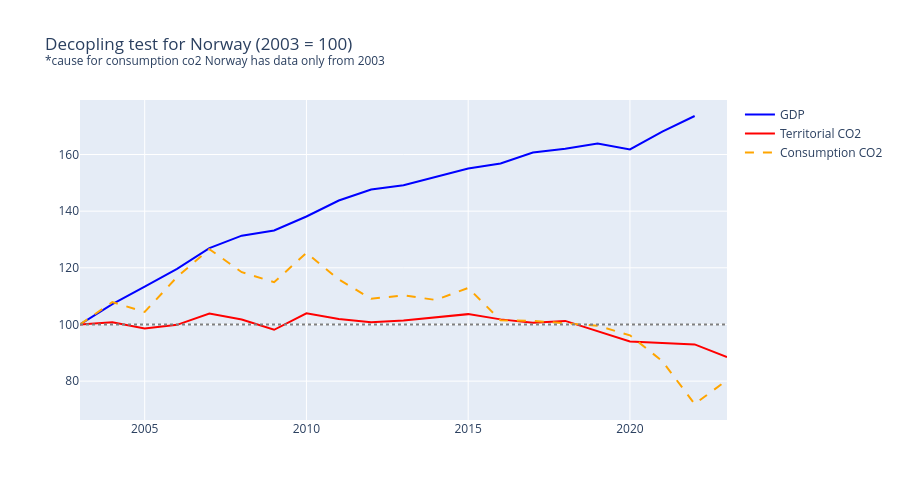

Notebook code cell kept with this figure:
### Code cell
# Special one for Norway
query = """
    SELECT 
        c.name as country,
        c.iso_code,
        e.year,
        e.co2_total,
        e.consumption_co2,
        e.gdp,
        e.population
    FROM 
        emissions e
    JOIN 
        countries c ON c.id = e.country_id
    WHERE 
        e.year BETWEEN :start AND :end AND c.iso_code = 'NOR'
    ORDER BY 
        c.iso_code, 
        e.year
"""

with engine.connect() as conn:
    df_nor = pd.read_sql(
        text(query),
        conn,
        params={
            'start': 2003,
            'end': DECOUPLING_END_YEAR
        }
    )

nor = build_index(df_nor, 2003).copy()

fig = go.Figure()
fig.add_trace(go.Scatter(
    x=nor['year'], 
    y=nor['gdp_index'],
    name='GDP', 
    line=dict(color='blue', width=2)
))
fig.add_trace(go.Scatter(
    x=nor['year'], 
    y=nor['co2_index'],
    name='Territorial CO2', 
    line=dict(color='red', width=2)
))
fig.add_trace(go.Scatter(
    x=nor['year'], 
    y=nor['consumption_co2_index'],
    name='Consumption CO2', 
    line=dict(color='orange', width=2, dash='dash')
))
fig.add_hline(y=100, line_dash='dot', line_color='gray')

fig.update_layout(
    height=500,
    title_text='Decopling test for Norway (2003 = 100)<br>'
               '<sup>*cause for consumption co2 Norway has data only from 2003</sup>'
)
fig.show()

### Figure 1 — Plotly figure (JSON) as saved in the notebook; plotly's stock layout.template omitted (floating-point values rounded to 4 significant figures)
{"data": [{"line": {"color": "blue", "width": 2}, "name": "GDP", "type": "scatter", "x": [2003, 2004, 2005, 2006, 2007, 2008, 2009, 2010, 2011, 2012, 2013, 2014, 2015, 2016, 2017, 2018, 2019, 2020, 2021, 2022, 2023], "y": [100.0, 107.2, 113.3, 119.7, 126.9, 131.3, 133.2, 138.1, 143.8, 147.7, 149.2, 152.2, 155.0, 156.8, 160.7, 162.0, 163.9, 161.8, 168.1, 173.6, NaN]}, {"line": {"color": "red", "width": 2}, "name": "Territorial CO2", "type": "scatter", "x": [2003, 2004, 2005, 2006, 2007, 2008, 2009, 2010, 2011, 2012, 2013, 2014, 2015, 2016, 2017, 2018, 2019, 2020, 2021, 2022, 2023], "y": [100.0, 100.8, 98.54, 99.86, 103.8, 101.8, 98.13, 104.0, 101.9, 100.8, 101.4, 102.4, 103.7, 101.8, 100.6, 101.3, 97.6, 93.98, 93.49, 92.97, 88.5]}, {"line": {"color": "orange", "dash": "dash", "width": 2}, "name": "Consumption CO2", "type": "scatter", "x": [2003, 2004, 2005, 2006, 2007, 2008, 2009, 2010, 2011, 2012, 2013, 2014, 2015, 2016, 2017, 2018, 2019, 2020, 2021, 2022, 2023], "y": [100.0, 107.9, 104.4, 116.8, 126.6, 118.5, 114.9, 125.3, 115.9, 109.1, 110.3, 108.7, 112.9, 101.5, 101.3, 100.3, 99.57, 96.17, 87.06, 71.93, 80.34]}], "layout": {"height": 500, "shapes": [{"line": {"color": "gray", "dash": "dot"}, "type": "line", "x0": 0, "x1": 1, "xref": "x domain", "y0": 100, "y1": 100, "yref": "y"}], "title": {"text": "Decopling test for Norway (2003 = 100)<br><sup>*cause for consumption co2 Norway has data only from 2003</sup>"}}}
